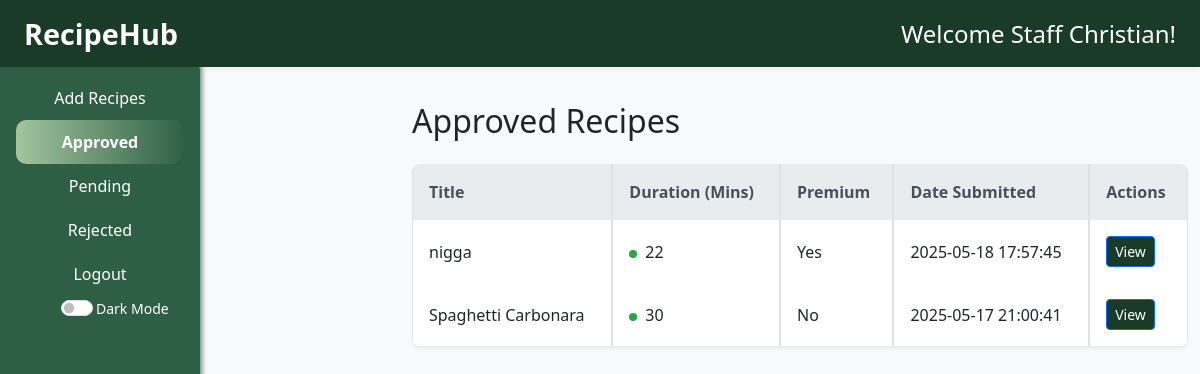
/staff/status/approved (signed in), run on an earlier commit of the app's database.
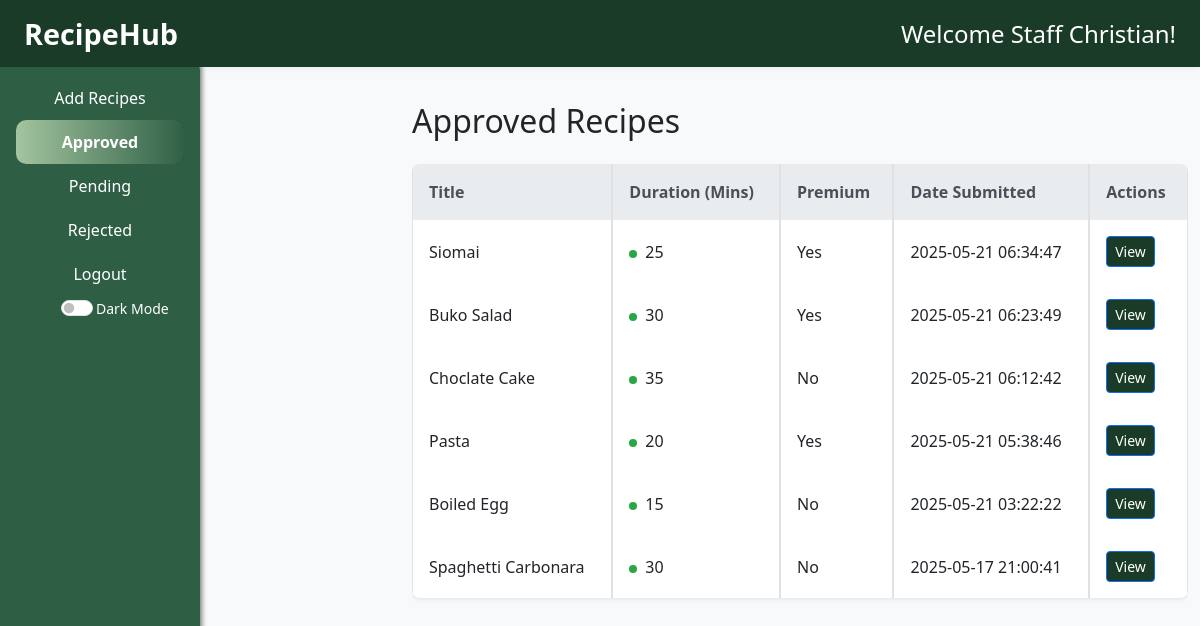
And on a later commit of the database.
### tables this page shows
CREATE TABLE Recipes (
      id INTEGER PRIMARY KEY AUTOINCREMENT,
      title TEXT,
      ingredients TEXT,
      instructions TEXT,
      duration INTEGER,
      isPremium INTEGER DEFAULT 0,
      status TEXT DEFAULT 'pending',
      staff_id INTEGER,
      createdAt TIMESTAMP DEFAULT CURRENT_TIMESTAMP, image TEXT, courseType TEXT,
      FOREIGN KEY (staff_id) REFERENCES Staff(id)
    );

### app.py (the view)
@app.route('/staff/status/<status>')
def view_status(status):
    if 'user_id' not in session or session['role'] != 'staff':
        flash("Unauthorized access. Please log in as staff.", "danger")
        return redirect(url_for('login'))
    if status not in ['approved', 'pending', 'rejected']:
        flash("Invalid status category.", "danger")
        return redirect(url_for('shome'))
    db = get_db_connection()
    cursor = db.cursor()
    cursor.execute(
        '''
        SELECT * FROM Recipes
        WHERE status = ? AND staff_id = ?
        ORDER BY createdAt DESC
        ''', (status, session['user_id']))
    recipes = cursor.fetchall()
    db.close()
    return render_template('staff/status.html', recipes=recipes, status=status)

### db_setup.py (called while the page is built)
def get_db_connection():
  conn = sqlite3.connect('RecipeHub.db')
  conn.row_factory = sqlite3.Row
  return conn

### templates/staff/status.html
{% extends "staff/staff_base.html" %}
{% block head %}
<link rel="stylesheet" href="{{ url_for('static', filename='status.css') }}">
{% endblock %}
{% block body %}
<div class="container-fluid">
  <h2 class="mb-4 text-capitalize">{{ status }} Recipes</h2>
  {% if recipes %}
  <div class="table-responsive">
    <table class="table table-bordered table-hover">
      <thead class="thead-dark">
        <tr>
          <th>Title</th>
          <th>Duration (mins)</th>
          <th>Premium</th>
          <th>Date Submitted</th>
          <th>Actions</th>
        </tr>
      </thead>
      <tbody>
        {% for recipe in recipes %}
        <tr>
          <td>{{ recipe.title }}</td>
          <td>{{ recipe.duration }}</td>
          <td>{{ 'Yes' if recipe.isPremium else 'No' }}</td>
          <td>{{ recipe.createdAt }}</td>
          <td>
            <a href="{{ url_for('view_staff_recipe', recipe_id=recipe.id) }}" class="btn btn-primary btn-sm">View</a>
          </td>
        </tr>
        {% endfor %}
      </tbody>
    </table>
  </div>
  {% else %}
    <p>No {{ status }} recipes available.</p>
  {% endif %}
</div>
{% endblock %}

What changed in the data, as far as the page shows it:
removed Recipes: title "nigga", duration "22", isPremium "Yes", createdAt "2025-05-18 17:57:45"
added Recipes: title "Siomai", duration "25", isPremium "Yes", createdAt "2025-05-21 06:34:47"
added Recipes: title "Buko Salad", duration "30", isPremium "Yes", createdAt "2025-05-21 06:23:49"
added Recipes: title "Choclate Cake", duration "35", isPremium "No", createdAt "2025-05-21 06:12:42"
added Recipes: title "Pasta", duration "20", isPremium "Yes", createdAt "2025-05-21 05:38:46"
added Recipes: title "Boiled Egg", duration "15", isPremium "No", createdAt "2025-05-21 03:22:22"
